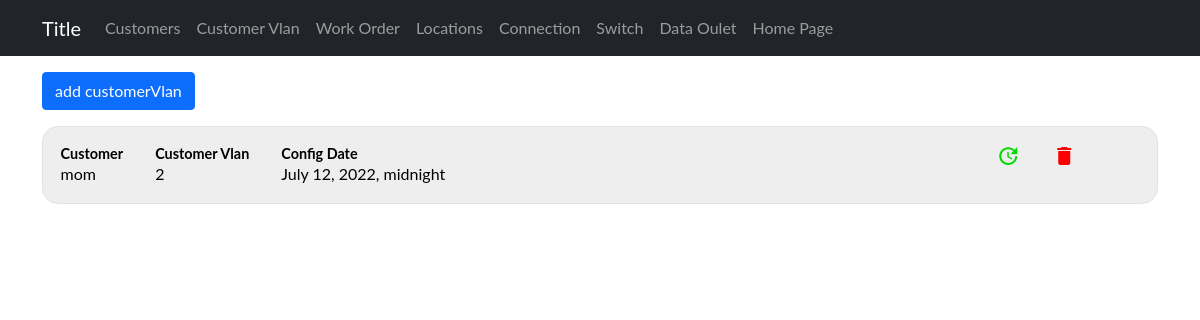
Page /devices/customerVlan on the committed database.
### sitadevices/models.py (models this page shows, shortened)
class CustomerVlan(models.Model):
    customor = models.ForeignKey(Customer, on_delete=models.CASCADE)
    vlan_number = models.IntegerField()
    usage = models.CharField(choices=usages, max_length=200)
    config_date = models.DateTimeField()
    vlan_description = models.TextField()
    ip_config = models.CharField(choices=ip, max_length=200)
    dhcp_ip_range = models.CharField(max_length=50)
    lan_ip_range = models.CharField(max_length=50)
    lan_subnet_mask = models.CharField(max_length=50)
    wan_public_ip = models.CharField(max_length=50)
    wan_subnet_mask = models.CharField(max_length=50)
    bandwidth = models.IntegerField()
    additional_config = models.TextField()
    remark = models.TextField()
    disconnection_date = models.DateField(null=True, blank=True)
    submitted_date_time = models.DateTimeField(default=timezone.now)

class Customer(models.Model):
    company_name = models.CharField(max_length=255)
    contact_person = models.CharField(max_length=255)
    email = models.EmailField()
    phone = models.IntegerField()
    active = models.CharField(choices=yesno, max_length=200)
    submitted_date_time = models.DateTimeField(default=timezone.now)
    def __str__(self):
        return self.company_name

### sitadevices/views.py (the view)
# urls.py: path('customerVlan', CustomerVlans, name="customerVlanlist"),
def CustomerVlans(request):
    customerVlan = CustomerVlan.objects.all()
    dic = {
        'customerVlan': customerVlan,
    }
    return render(request, 'admin/customervlan/customerVlan.html', {'dic': dic})

### sitadevices/templates/admin/customervlan/CustomerVlan.html (shortened to what this page needs)
{% extends '../base1.html' %}
{% block content %}
<div class="container">
    <a href="{%url 'device:customerVlaninp' %}"><button type="button" class="btn btn-primary mt-3"> add customerVlan</button></a>
{% for customerVlan in dic.customerVlan %}
    <div class="grid">
        <a href="{%url 'device:customerVlanind' customerVlan.id%}">
            <div class="flex">
                <div class="margin-right">
                    <h4 class="list-title">Customer</h4>
                    <p>{{customerVlan.customor}}</p>
                </div>
                <div class="margin-right">
                    <h4 class="list-title">Customer Vlan</h4>
                    <p>{{customerVlan.vlan_number}}</p>
                </div>
                <div class="margin-right">
                    <h4 class="list-title">Config Date</h4>
                    <p>{{customerVlan.config_date}}</p>
                </div>
            </div>
        </a>
        <div class="delupd">
            <a class="upd"href="{%url 'device:customerVlanupd' customerVlan.id%}"><span class="material-icons md-36">update</span></a>
            <a class="del" href="{%url 'device:customerVlandel' customerVlan.id%}"><span class="material-icons md-36">delete</span></a>
        </div>
    </div>
{% endfor %}
</div>
{% endblock  %}

### static/Css/devices/styles.css (style rules this page uses)
h1,h2,h3,h4,p,a { margin:0; padding:0; }
a { text-decoration: none; color: black; }
.grid { display:grid; grid-template-columns: 80% 20% ; border-radius: 1rem; border: 0.5px solid rgb(226, 226, 226); background-color: rgb(238, 238, 238); margin-top: 1em; transition: 0.5s; padding:0.1rem; }
.flex { display:flex; flex-direction: row; padding:1rem; }
.delupd { display: flex; flex-direction: row; align-content: center; justify-content: center; gap: 2rem; margin-right:1em; }
.del { padding-top: 15px; color:red; }
.upd { padding-top: 15px; color: rgb(0, 219, 0); }
.list-title { font-size: 0.9rem; font-weight: bold; }
.margin-right { margin-right: 2rem; }

### sitadevices/templates/admin/base1.html (style rules this page uses)
body { font-family: "Lato", sans-serif; }

### rows in the picture
CustomerVlan: customor "mom", vlan_number "2", config_date "July 12, 2022, midnight"
